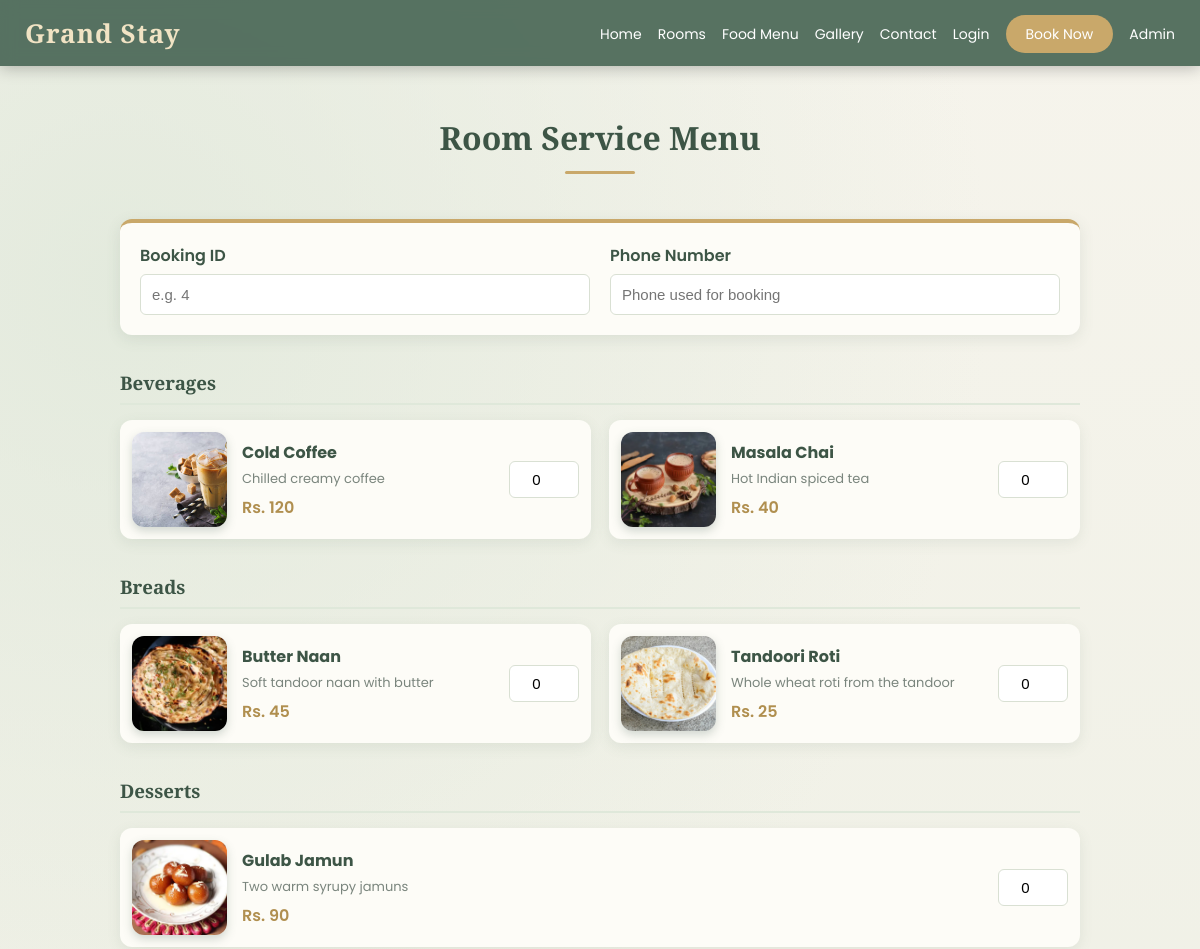
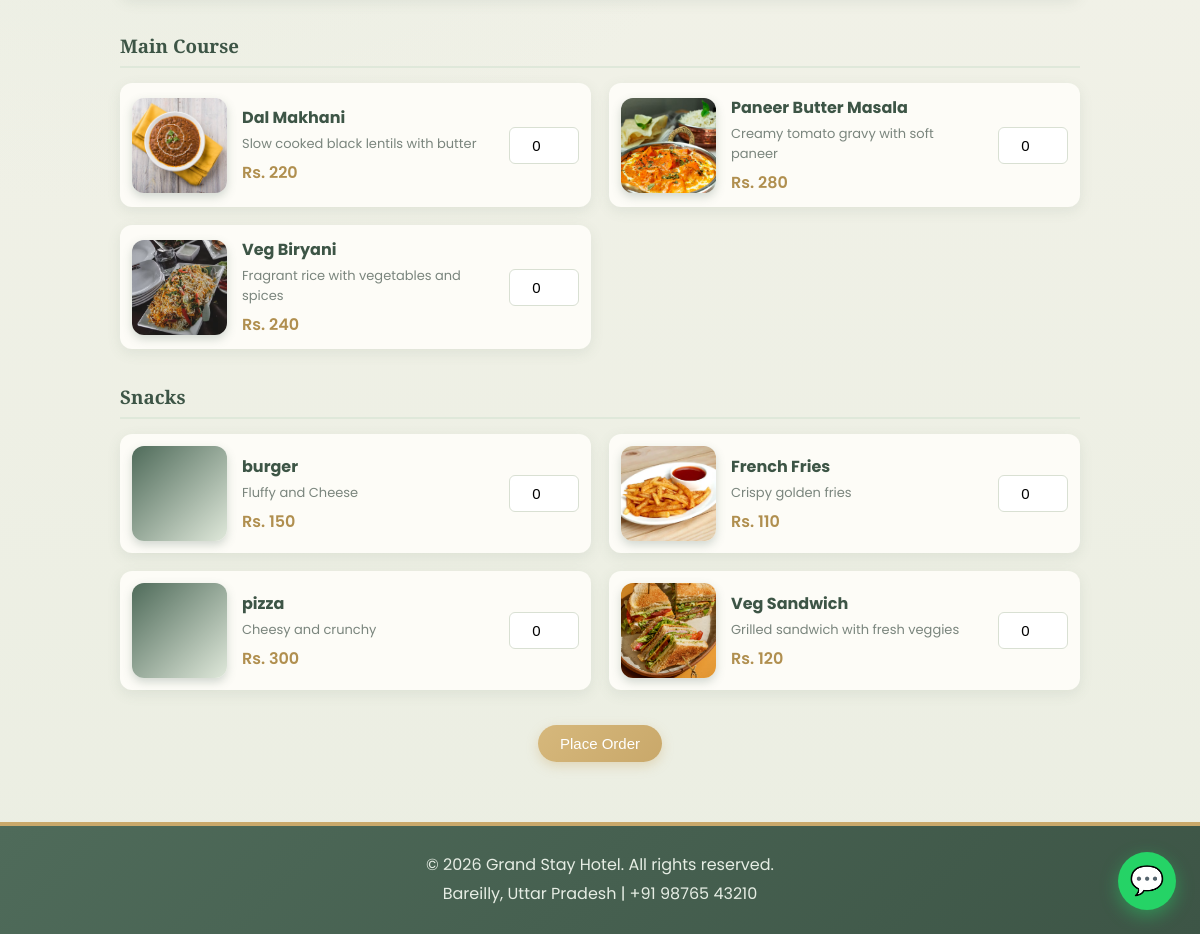
Page /menu.php on the committed database (2 pictures, top to bottom).
### tables this page shows
CREATE TABLE `food_items` (
  `id` int(11) NOT NULL,
  `name` varchar(100) NOT NULL,
  `category` varchar(50) NOT NULL,
  `description` varchar(255) DEFAULT NULL,
  `price` decimal(10,2) NOT NULL,
  `available` tinyint(1) DEFAULT 1,
  `image` varchar(255) DEFAULT NULL
);

### menu.php (the view, shortened to what this page needs)
<?php
include "includes/db.php";
include "includes/header.php";
$items = $conn->query("SELECT * FROM food_items WHERE available = 1 ORDER BY category, name");
$menu = [];
while ($row = $items->fetch_assoc()) {
    $menu[$row["category"]][] = $row;
}
?>
<h2 class="section-title">Room Service Menu</h2>
<div class="menu-wrap">
  <form method="POST">
    <div class="order-who">
      <div>
        <label>Booking ID</label>
        <input type="number" name="booking_id" placeholder="e.g. 4" required>
      </div>
      <div>
        <label>Phone Number</label>
        <input type="text" name="phone" placeholder="Phone used for booking" required>
      </div>
    </div>
    <?php foreach ($menu as $category => $list) { ?>
      <h3 class="menu-cat"><?php echo htmlspecialchars($category); ?></h3>
      <div class="menu-grid">
        <?php foreach ($list as $f) { ?>
                    <div class="menu-item">
            <div class="food-img" style="background-image: url('images/food/<?php echo htmlspecialchars($f['image']); ?>'), linear-gradient(135deg, #4f6b5a, #dfe8da);"></div>
            <div class="menu-info">
              <h4><?php echo htmlspecialchars($f["name"]); ?></h4>
              <p><?php echo htmlspecialchars($f["description"]); ?></p>
              <span class="menu-price">Rs. <?php echo number_format($f["price"]); ?></span>
            </div>
            <input type="number" name="qty[<?php echo $f['id']; ?>]" value="0" min="0" max="20" class="qty">
          </div>
        <?php } ?>
      </div>
    <?php } ?>
    <div style="text-align:center; margin:35px 0;">
      <button type="submit" class="btn">Place Order</button>
    </div>
  </form>
</div>
<?php include "includes/footer.php"; ?>

### header.php (shortened to what this page needs)
<!DOCTYPE html>
<html lang="en">
<head>
  <link rel="stylesheet" href="css/style.css">
</head>
<body>
<nav class="navbar">
  <a href="index.php" class="logo">Grand Stay</a>
    <ul>
    <li><a href="index.php">Home</a></li>
    <li><a href="rooms.php">Rooms</a></li>
    <li><a href="menu.php">Food Menu</a></li>
    <li><a href="gallery.php">Gallery</a></li>
    <li><a href="contact.php">Contact</a></li>
    <?php if (isset($_SESSION["customer_id"])) { ?>
      <li><a href="my_bookings.php">My Bookings</a></li>
      <li><a href="logout.php">Logout</a></li>
    <?php } else { ?>
      <li><a href="login.php">Login</a></li>
    <?php } ?>
    <li><a href="booking.php" class="nav-btn">Book Now</a></li>
    <li><a href="admin/login.php">Admin</a></li>
  </ul>
</nav>

### footer.php (shortened to what this page needs)
<footer class="footer">
  <p>&copy; <?php echo date("Y"); ?> Grand Stay Hotel. All rights reserved.</p>
  <p>Bareilly, Uttar Pradesh | +91 98765 43210</p>
</footer>
<a href="https://wa.me/919876543210?text=Hello%20Grand%20Stay%20Hotel%2C%20I%20would%20like%20to%20know%20more." class="wa-float" target="_blank" rel="noopener" aria-label="Chat on WhatsApp" title="Chat with us on WhatsApp">&#128172;</a>
</body>
</html>

### rows in the picture
food_items: image (picture), name "Cold Coffee", description "Chilled creamy coffee", price "120"
food_items: image (picture), name "Masala Chai", description "Hot Indian spiced tea", price "40"
food_items: image (picture), name "Butter Naan", description "Soft tandoor naan with butter", price "45"
food_items: image (picture), name "Tandoori Roti", description "Whole wheat roti from the tandoor", price "25"
food_items: image (picture), name "Gulab Jamun", description "Two warm syrupy jamuns", price "90"
food_items: image (picture), name "Dal Makhani", description "Slow cooked black lentils with butter", price "220"
food_items: image (picture), name "Paneer Butter Masala", description "Creamy tomato gravy with soft paneer", price "280"
food_items: image (picture), name "Veg Biryani", description "Fragrant rice with vegetables and spices", price "240"
food_items: name "burger", description "Fluffy and Cheese", price "150"
food_items: image (picture), name "French Fries", description "Crispy golden fries", price "110"
food_items: name "pizza", description "Cheesy and crunchy", price "300"
food_items: image (picture), name "Veg Sandwich", description "Grilled sandwich with fresh veggies", price "120"

### other values in the picture
$category "Beverages"
$category "Breads"
$category "Desserts"
$category "Main Course"
$category "Snacks"
